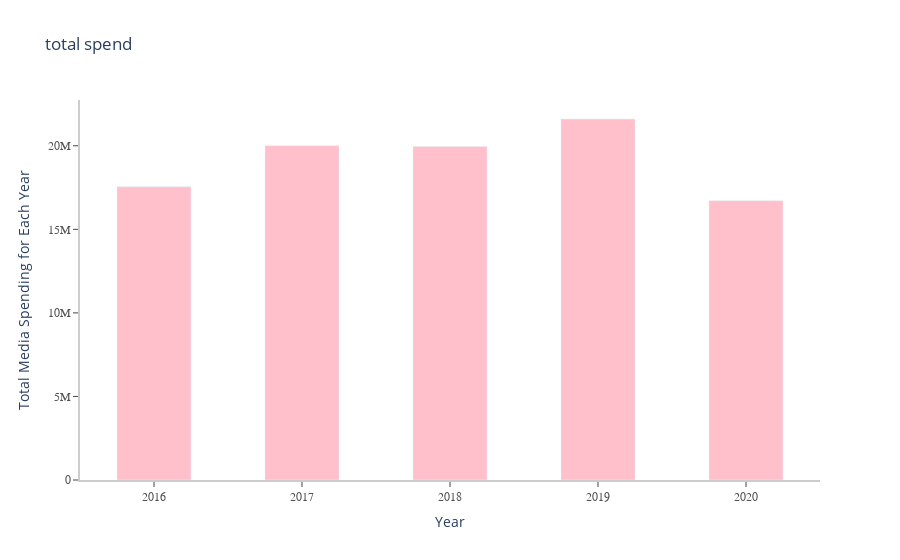

Notebook source saved alongside this figure:
### Code cell
plt.figure(figsize=(5,3))
fig = go.Figure()
fig.add_trace(go.Bar(
    x = consumedia['year'],
    y = consumedia['total spend'],
    width=0.5,
    marker = dict(color = ['pink', 'pink','pink','pink','pink']),
    name='Consumption'
))
fig.update_layout(
    title='total spend',
    xaxis_title='Year',
    yaxis_title='Total Media Spending for Each Year',
    xaxis=dict(
    showline=True,
    showgrid=False,
    showticklabels=True,
    linecolor='rgb(204, 204, 204)',
    linewidth=2,
    ticks='outside',
    tickfont=dict(
        family='Arial',
        size=12,
        color='rgb(82, 82, 82)',
        )
    ),
    yaxis=dict(
    showline=True,
    showgrid=False,
    showticklabels=True,
    linecolor='rgb(204, 204, 204)',
    linewidth=2,
    ticks='outside',
    tickfont=dict(
        family='Arial',
        size=12,
        color='rgb(82, 82, 82)',
        )
    ),
    plot_bgcolor='white',
    showlegend = False
)

### Figure 1 — Plotly figure (JSON) as saved in the notebook; plotly's stock layout.template omitted (floating-point values rounded to 4 significant figures)
{"data": [{"marker": {"color": ["pink", "pink", "pink", "pink", "pink"]}, "name": "Consumption", "type": "bar", "width": 0.5, "x": [2016, 2017, 2018, 2019, 2020], "y": [17545233, 20010000.0, 19960000.0, 21600000.0, 16710000.0]}], "layout": {"plot_bgcolor": "white", "showlegend": false, "title": {"text": "total spend"}, "xaxis": {"linecolor": "rgb(204, 204, 204)", "linewidth": 2, "showgrid": false, "showline": true, "showticklabels": true, "tickfont": {"color": "rgb(82, 82, 82)", "family": "Arial", "size": 12}, "ticks": "outside", "title": {"text": "Year"}}, "yaxis": {"linecolor": "rgb(204, 204, 204)", "linewidth": 2, "showgrid": false, "showline": true, "showticklabels": true, "tickfont": {"color": "rgb(82, 82, 82)", "family": "Arial", "size": 12}, "ticks": "outside", "title": {"text": "Total Media Spending for Each Year"}}}}
